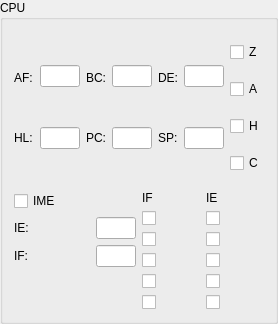
      <widget class="QGroupBox" name="groupBox_3">
       <property name="sizePolicy">
        <sizepolicy hsizetype="Fixed" vsizetype="Maximum">
         <horstretch>0</horstretch>
         <verstretch>0</verstretch>
        </sizepolicy>
       </property>
       <property name="title">
        <string>CPU</string>
       </property>
       <layout class="QVBoxLayout" name="verticalLayout_32">
        <item>
         <layout class="QHBoxLayout" name="horizontalLayout_8">
          <item>
           <layout class="QHBoxLayout" name="horizontalLayout_6">
            <item>
             <layout class="QHBoxLayout" name="horizontalLayout_3">
              <item>
               <layout class="QVBoxLayout" name="verticalLayout_3">
                <item>
                 <spacer name="verticalSpacer_7">
                  <property name="orientation">
                   <enum>Qt::Vertical</enum>
                  </property>
                  <property name="sizeHint" stdset="0">
                   <size>
                    <width>20</width>
                    <height>40</height>
                   </size>
                  </property>
                 </spacer>
                </item>
                <item>
                 <widget class="QLabel" name="label_5">
                  <property name="text">
                   <string>AF:</string>
                  </property>
                 </widget>
                </item>
                <item>
                 <spacer name="verticalSpacer_8">
                  <property name="orientation">
                   <enum>Qt::Vertical</enum>
                  </property>
                  <property name="sizeHint" stdset="0">
                   <size>
                    <width>20</width>
                    <height>40</height>
                   </size>
                  </property>
                 </spacer>
                </item>
                <item>
                 <widget class="QLabel" name="label_3">
                  <property name="text">
                   <string>HL:</string>
                  </property>
                 </widget>
                </item>
                <item>
                 <spacer name="verticalSpacer_9">
                  <property name="orientation">
                   <enum>Qt::Vertical</enum>
                  </property>
                  <property name="sizeHint" stdset="0">
                   <size>
                    <width>20</width>
                    <height>40</height>
                   </size>
                  </property>
                 </spacer>
                </item>
               </layout>
              </item>
              <item>
               <layout class="QVBoxLayout" name="verticalLayout_6">
                <item>
                 <widget class="QLineEdit" name="afEdit">
                  <property name="sizePolicy">
                   <sizepolicy hsizetype="Maximum" vsizetype="Maximum">
                    <horstretch>0</horstretch>
                    <verstretch>0</verstretch>
                   </sizepolicy>
                  </property>
                  <property name="minimumSize">
                   <size>
                    <width>10</width>
                    <height>0</height>
                   </size>
                  </property>
                  <property name="maximumSize">
                   <size>
                    <width>40</width>
                    <height>16777215</height>
                   </size>
                  </property>
                  <property name="readOnly">
                   <bool>true</bool>
                  </property>
                 </widget>
                </item>
                <item>
                 <widget class="QLineEdit" name="hlEdit">
                  <property name="sizePolicy">
                   <sizepolicy hsizetype="Maximum" vsizetype="Maximum">
                    <horstretch>0</horstretch>
                    <verstretch>0</verstretch>
                   </sizepolicy>
                  </property>
                  <property name="minimumSize">
                   <size>
                    <width>10</width>
                    <height>0</height>
                   </size>
                  </property>
                  <property name="maximumSize">
                   <size>
                    <width>40</width>
                    <height>16777215</height>
                   </size>
                  </property>
                  <property name="readOnly">
                   <bool>true</bool>
                  </property>
                 </widget>
                </item>
               </layout>
              </item>
             </layout>
            </item>
            <item>
             <layout class="QHBoxLayout" name="horizontalLayout_4">
              <item>
               <layout class="QVBoxLayout" name="verticalLayout_4">
                <item>
                 <spacer name="verticalSpacer_6">
                  <property name="orientation">
                   <enum>Qt::Vertical</enum>
                  </property>
                  <property name="sizeHint" stdset="0">
                   <size>
                    <width>20</width>
                    <height>40</height>
                   </size>
                  </property>
                 </spacer>
                </item>
                <item>
                 <widget class="QLabel" name="label_6">
                  <property name="text">
                   <string>BC:</string>
                  </property>
                 </widget>
                </item>
                <item>
                 <spacer name="verticalSpacer_5">
                  <property name="orientation">
                   <enum>Qt::Vertical</enum>
                  </property>
                  <property name="sizeHint" stdset="0">
                   <size>
                    <width>20</width>
                    <height>40</height>
                   </size>
                  </property>
                 </spacer>
                </item>
                <item>
                 <widget class="QLabel" name="label_4">
                  <property name="text">
                   <string>PC:</string>
                  </property>
                 </widget>
                </item>
                <item>
                 <spacer name="verticalSpacer_4">
                  <property name="orientation">
                   <enum>Qt::Vertical</enum>
                  </property>
                  <property name="sizeHint" stdset="0">
                   <size>
                    <width>20</width>
                    <height>40</height>
                   </size>
                  </property>
                 </spacer>
                </item>
               </layout>
              </item>
              <item>
               <layout class="QVBoxLayout" name="verticalLayout_7">
                <item>
                 <widget class="QLineEdit" name="bcEdit">
                  <property name="sizePolicy">
                   <sizepolicy hsizetype="Maximum" vsizetype="Maximum">
                    <horstretch>0</horstretch>
                    <verstretch>0</verstretch>
                   </sizepolicy>
                  </property>
                  <property name="minimumSize">
                   <size>
                    <width>10</width>
                    <height>0</height>
                   </size>
                  </property>
                  <property name="maximumSize">
                   <size>
                    <width>40</width>
                    <height>16777215</height>
                   </size>
                  </property>
                  <property name="readOnly">
                   <bool>true</bool>
                  </property>
                 </widget>
                </item>
                <item>
                 <widget class="QLineEdit" name="pcEdit">
                  <property name="sizePolicy">
                   <sizepolicy hsizetype="Maximum" vsizetype="Maximum">
                    <horstretch>0</horstretch>
                    <verstretch>0</verstretch>
                   </sizepolicy>
                  </property>
                  <property name="minimumSize">
                   <size>
                    <width>10</width>
                    <height>0</height>
                   </size>
                  </property>
                  <property name="maximumSize">
                   <size>
                    <width>40</width>
                    <height>16777215</height>
                   </size>
                  </property>
                  <property name="readOnly">
                   <bool>true</bool>
                  </property>
                 </widget>
                </item>
               </layout>
              </item>
             </layout>
            </item>
            <item>
             <layout class="QHBoxLayout" name="horizontalLayout_5">
              <item>
               <layout class="QVBoxLayout" name="verticalLayout_5">
                <item>
                 <spacer name="verticalSpacer_10">
                  <property name="orientation">
                   <enum>Qt::Vertical</enum>
                  </property>
                  <property name="sizeHint" stdset="0">
                   <size>
                    <width>20</width>
                    <height>40</height>
                   </size>
                  </property>
                 </spacer>
                </item>
                <item>
                 <widget class="QLabel" name="label_7">
                  <property name="text">
                   <string>DE:</string>
                  </property>
                 </widget>
                </item>
                <item>
                 <spacer name="verticalSpacer_11">
                  <property name="orientation">
                   <enum>Qt::Vertical</enum>
                  </property>
                  <property name="sizeHint" stdset="0">
                   <size>
                    <width>20</width>
                    <height>40</height>
                   </size>
                  </property>
                 </spacer>
                </item>
                <item>
                 <widget class="QLabel" name="label_8">
                  <property name="text">
                   <string>SP:</string>
                  </property>
                 </widget>
                </item>
                <item>
                 <spacer name="verticalSpacer_12">
                  <property name="orientation">
                   <enum>Qt::Vertical</enum>
                  </property>
                  <property name="sizeHint" stdset="0">
                   <size>
                    <width>20</width>
                    <height>40</height>
                   </size>
                  </property>
                 </spacer>
                </item>
               </layout>
              </item>
              <item>
               <layout class="QVBoxLayout" name="verticalLayout_8">
                <item>
                 <widget class="QLineEdit" name="deEdit">
                  <property name="sizePolicy">
                   <sizepolicy hsizetype="Maximum" vsizetype="Maximum">
                    <horstretch>0</horstretch>
                    <verstretch>0</verstretch>
                   </sizepolicy>
                  </property>
                  <property name="minimumSize">
                   <size>
                    <width>10</width>
                    <height>0</height>
                   </size>
                  </property>
                  <property name="maximumSize">
                   <size>
                    <width>40</width>
                    <height>16777215</height>
                   </size>
                  </property>
                  <property name="readOnly">
                   <bool>true</bool>
                  </property>
                 </widget>
                </item>
                <item>
                 <widget class="QLineEdit" name="spEdit">
                  <property name="sizePolicy">
                   <sizepolicy hsizetype="Maximum" vsizetype="Maximum">
                    <horstretch>0</horstretch>
                    <verstretch>0</verstretch>
                   </sizepolicy>
                  </property>
                  <property name="minimumSize">
                   <size>
                    <width>10</width>
                    <height>0</height>
                   </size>
                  </property>
                  <property name="maximumSize">
                   <size>
                    <width>40</width>
                    <height>16777215</height>
                   </size>
                  </property>
                  <property name="readOnly">
                   <bool>true</bool>
                  </property>
                 </widget>
                </item>
               </layout>
              </item>
             </layout>
            </item>
           </layout>
          </item>
          <item>
           <layout class="QVBoxLayout" name="verticalLayout">
            <item>
             <widget class="QCheckBox" name="zflagBox">
              <property name="text">
               <string>Z</string>
              </property>
              <property name="checkable">
               <bool>true</bool>
              </property>
             </widget>
            </item>
            <item>
             <widget class="QCheckBox" name="addflagBox">
              <property name="text">
               <string>A</string>
              </property>
              <property name="checkable">
               <bool>true</bool>
              </property>
             </widget>
            </item>
            <item>
             <widget class="QCheckBox" name="hcarryflagBox">
              <property name="text">
               <string>H</string>
              </property>
              <property name="checkable">
               <bool>true</bool>
              </property>
             </widget>
            </item>
            <item>
             <widget class="QCheckBox" name="carryflagBox">
              <property name="text">
               <string>C</string>
              </property>
              <property name="checkable">
               <bool>true</bool>
              </property>
             </widget>
            </item>
           </layout>
          </item>
         </layout>
        </item>
        <item>
         <layout class="QHBoxLayout" name="horizontalLayout_16">
          <item>
           <layout class="QVBoxLayout" name="verticalLayout_31">
            <item>
             <widget class="QCheckBox" name="imeflagBox">
              <property name="text">
               <string>IME</string>
              </property>
              <property name="checkable">
               <bool>true</bool>
              </property>
             </widget>
            </item>
            <item>
             <layout class="QHBoxLayout" name="horizontalLayout_7">
              <item>
               <layout class="QVBoxLayout" name="verticalLayout_2">
                <item>
                 <widget class="QLabel" name="label_26">
                  <property name="text">
                   <string>IE:</string>
                  </property>
                 </widget>
                </item>
                <item>
                 <widget class="QLabel" name="label_25">
                  <property name="text">
                   <string>IF:</string>
                  </property>
                 </widget>
                </item>
               </layout>
              </item>
              <item>
               <layout class="QVBoxLayout" name="verticalLayout_30">
                <item>
                 <widget class="QLineEdit" name="ieEdit">
                  <property name="sizePolicy">
                   <sizepolicy hsizetype="Maximum" vsizetype="Fixed">
                    <horstretch>0</horstretch>
                    <verstretch>0</verstretch>
                   </sizepolicy>
                  </property>
                  <property name="minimumSize">
                   <size>
                    <width>20</width>
                    <height>0</height>
                   </size>
                  </property>
                  <property name="maximumSize">
                   <size>
                    <width>40</width>
                    <height>16777215</height>
                   </size>
                  </property>
                 </widget>
                </item>
                <item>
                 <widget class="QLineEdit" name="ifEdit">
                  <property name="sizePolicy">
                   <sizepolicy hsizetype="Maximum" vsizetype="Fixed">
                    <horstretch>0</horstretch>
                    <verstretch>0</verstretch>
                   </sizepolicy>
                  </property>
                  <property name="minimumSize">
                   <size>
                    <width>20</width>
                    <height>0</height>
                   </size>
                  </property>
                  <property name="maximumSize">
                   <size>
                    <width>40</width>
                    <height>16777215</height>
                   </size>
                  </property>
                 </widget>
                </item>
               </layout>
              </item>
             </layout>
            </item>
            <item>
             <spacer name="verticalSpacer_3">
              <property name="orientation">
               <enum>Qt::Vertical</enum>
              </property>
              <property name="sizeHint" stdset="0">
               <size>
                <width>20</width>
                <height>40</height>
               </size>
              </property>
             </spacer>
            </item>
           </layout>
          </item>
          <item>
           <layout class="QVBoxLayout" name="verticalLayout_29">
            <item>
             <layout class="QHBoxLayout" name="horizontalLayout_14">
              <item>
               <widget class="QLabel" name="label_27">
                <property name="text">
                 <string>IF</string>
                </property>
                <property name="alignment">
                 <set>Qt::AlignLeading|Qt::AlignLeft|Qt::AlignVCenter</set>
                </property>
               </widget>
              </item>
              <item>
               <widget class="QLabel" name="label_24">
                <property name="text">
                 <string>IE</string>
                </property>
                <property name="alignment">
                 <set>Qt::AlignLeading|Qt::AlignLeft|Qt::AlignVCenter</set>
                </property>
               </widget>
              </item>
             </layout>
            </item>
            <item>
             <layout class="QHBoxLayout" name="horizontalLayout_15">
              <item>
               <layout class="QVBoxLayout" name="verticalLayout_28">
                <item>
                 <widget class="QCheckBox" name="ifBox0">
                  <property name="enabled">
                   <bool>true</bool>
                  </property>
                  <property name="sizePolicy">
                   <sizepolicy hsizetype="Minimum" vsizetype="Preferred">
                    <horstretch>0</horstretch>
                    <verstretch>0</verstretch>
                   </sizepolicy>
                  </property>
                  <property name="layoutDirection">
                   <enum>Qt::LeftToRight</enum>
                  </property>
                  <property name="autoFillBackground">
                   <bool>false</bool>
                  </property>
                  <property name="text">
                   <string/>
                  </property>
                  <property name="iconSize">
                   <size>
                    <width>16</width>
                    <height>16</height>
                   </size>
                  </property>
                  <property name="checkable">
                   <bool>true</bool>
                  </property>
                  <property name="tristate">
                   <bool>false</bool>
                  </property>
                 </widget>
                </item>
                <item>
                 <widget class="QCheckBox" name="ifBox1">
                  <property name="sizePolicy">
                   <sizepolicy hsizetype="Minimum" vsizetype="Fixed">
                    <horstretch>0</horstretch>
                    <verstretch>0</verstretch>
                   </sizepolicy>
                  </property>
                  <property name="layoutDirection">
                   <enum>Qt::LeftToRight</enum>
                  </property>
                  <property name="text">
                   <string/>
                  </property>
                  <property name="checkable">
                   <bool>true</bool>
                  </property>
                 </widget>
                </item>
                <item>
                 <widget class="QCheckBox" name="ifBox2">
                  <property name="sizePolicy">
                   <sizepolicy hsizetype="Minimum" vsizetype="Fixed">
                    <horstretch>0</horstretch>
                    <verstretch>0</verstretch>
                   </sizepolicy>
                  </property>
                  <property name="layoutDirection">
                   <enum>Qt::LeftToRight</enum>
                  </property>
                  <property name="text">
                   <string/>
                  </property>
                  <property name="checkable">
                   <bool>true</bool>
                  </property>
                 </widget>
                </item>
                <item>
                 <widget class="QCheckBox" name="ifBox3">
                  <property name="sizePolicy">
                   <sizepolicy hsizetype="Minimum" vsizetype="Fixed">
                    <horstretch>0</horstretch>
                    <verstretch>0</verstretch>
                   </sizepolicy>
                  </property>
                  <property name="layoutDirection">
                   <enum>Qt::LeftToRight</enum>
                  </property>
                  <property name="text">
                   <string/>
                  </property>
                  <property name="checkable">
                   <bool>true</bool>
                  </property>
                 </widget>
                </item>
                <item>
                 <widget class="QCheckBox" name="ifBox4">
                  <property name="sizePolicy">
                   <sizepolicy hsizetype="Minimum" vsizetype="Fixed">
                    <horstretch>0</horstretch>
                    <verstretch>0</verstretch>
                   </sizepolicy>
                  </property>
                  <property name="layoutDirection">
                   <enum>Qt::LeftToRight</enum>
                  </property>
                  <property name="text">
                   <string/>
                  </property>
                  <property name="checkable">
                   <bool>true</bool>
                  </property>
                 </widget>
                </item>
               </layout>
              </item>
              <item>
               <layout class="QVBoxLayout" name="verticalLayout_9">
                <item>
                 <widget class="QCheckBox" name="ieBox0">
                  <property name="layoutDirection">
                   <enum>Qt::LeftToRight</enum>
                  </property>
                  <property name="text">
                   <string/>
                  </property>
                  <property name="checkable">
                   <bool>true</bool>
                  </property>
                 </widget>
                </item>
                <item>
                 <widget class="QCheckBox" name="ieBox1">
                  <property name="sizePolicy">
                   <sizepolicy hsizetype="Minimum" vsizetype="Fixed">
                    <horstretch>0</horstretch>
                    <verstretch>0</verstretch>
                   </sizepolicy>
                  </property>
                  <property name="layoutDirection">
                   <enum>Qt::LeftToRight</enum>
                  </property>
                  <property name="text">
                   <string/>
                  </property>
                  <property name="checkable">
                   <bool>true</bool>
                  </property>
                 </widget>
                </item>
                <item>
                 <widget class="QCheckBox" name="ieBox2">
                  <property name="layoutDirection">
                   <enum>Qt::LeftToRight</enum>
                  </property>
                  <property name="text">
                   <string/>
                  </property>
                  <property name="checkable">
                   <bool>true</bool>
                  </property>
                 </widget>
                </item>
                <item>
                 <widget class="QCheckBox" name="ieBox3">
                  <property name="layoutDirection">
                   <enum>Qt::LeftToRight</enum>
                  </property>
                  <property name="text">
                   <string/>
                  </property>
                  <property name="checkable">
                   <bool>true</bool>
                  </property>
                 </widget>
                </item>
                <item>
                 <widget class="QCheckBox" name="ieBox4">
                  <property name="layoutDirection">
                   <enum>Qt::LeftToRight</enum>
                  </property>
                  <property name="text">
                   <string/>
                  </property>
                  <property name="checkable">
                   <bool>true</bool>
                  </property>
                 </widget>
                </item>
               </layout>
              </item>
             </layout>
            </item>
           </layout>
          </item>
         </layout>
        </item>
       </layout>
      </widget>
